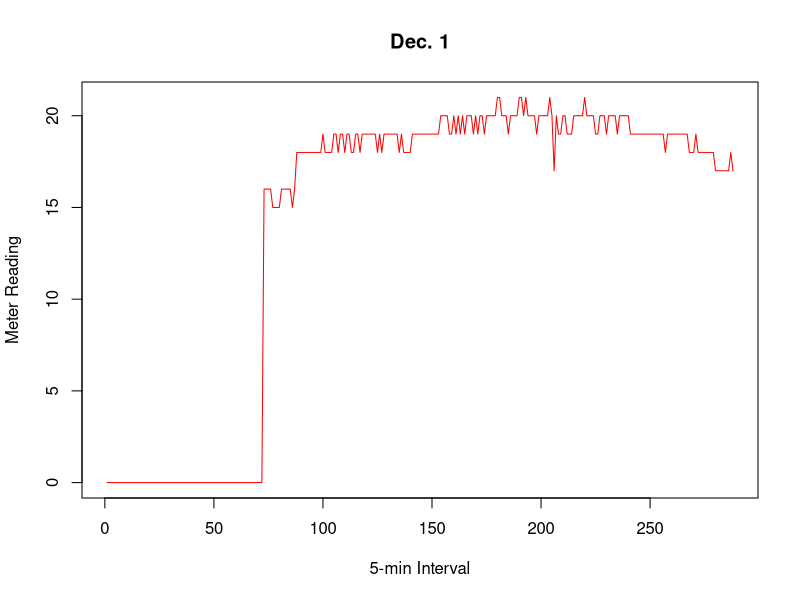
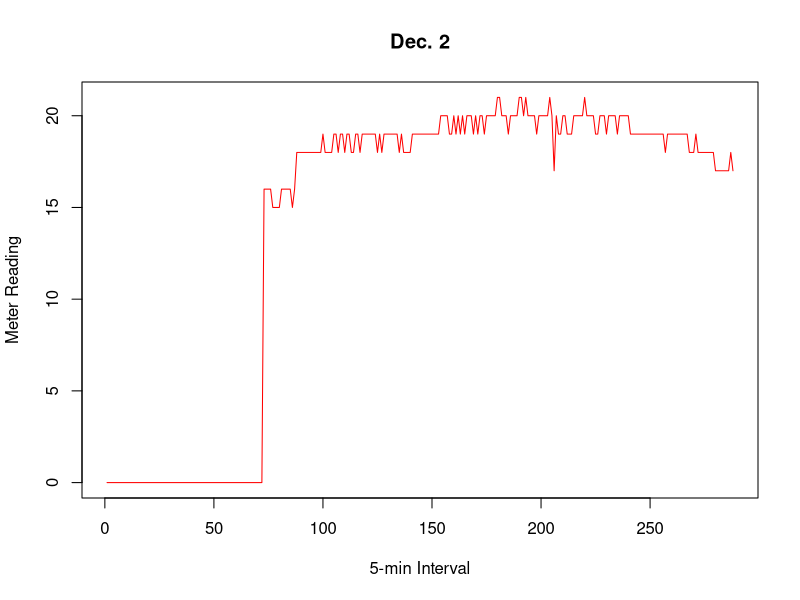
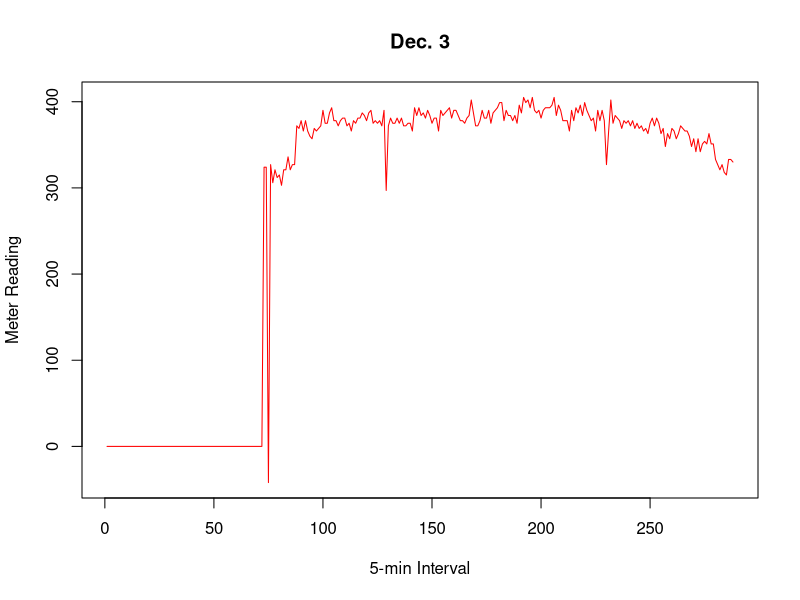
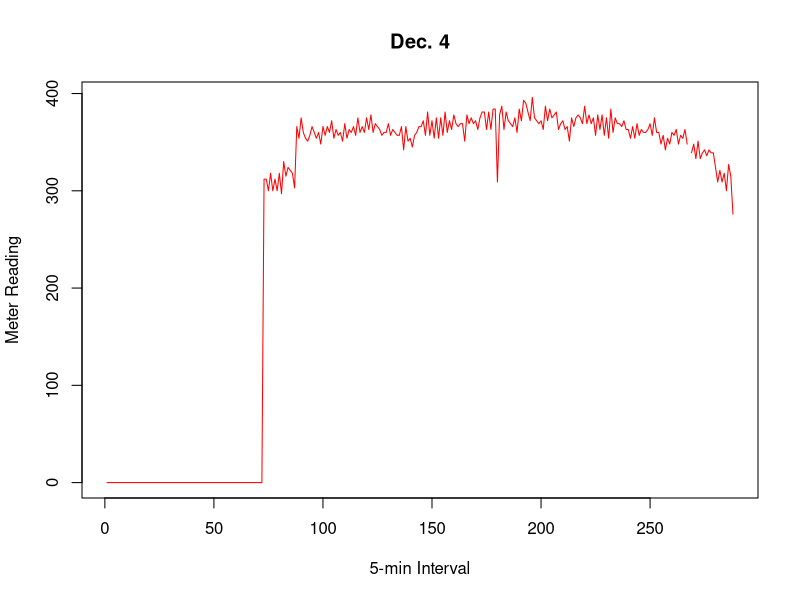
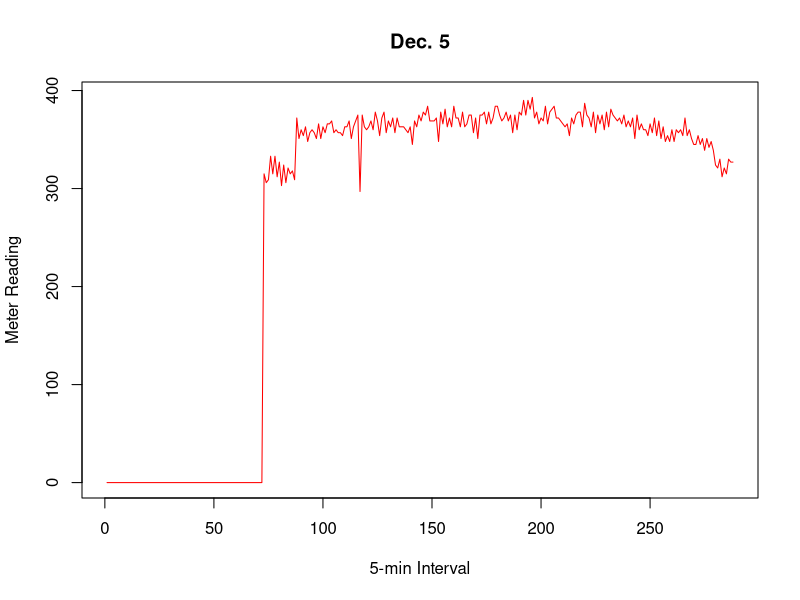
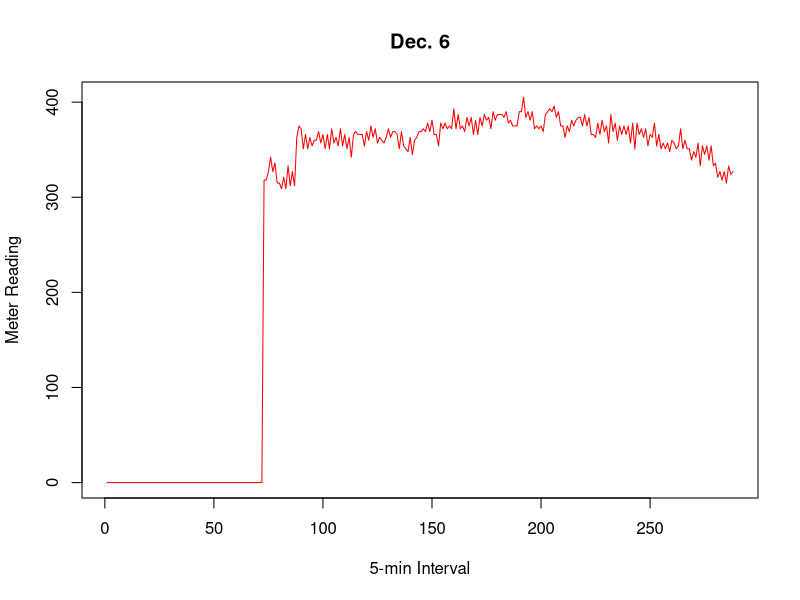
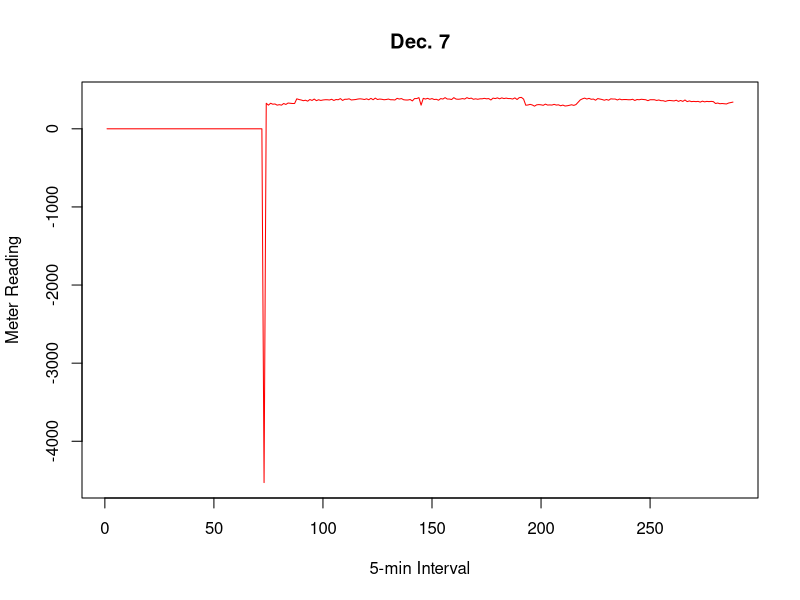
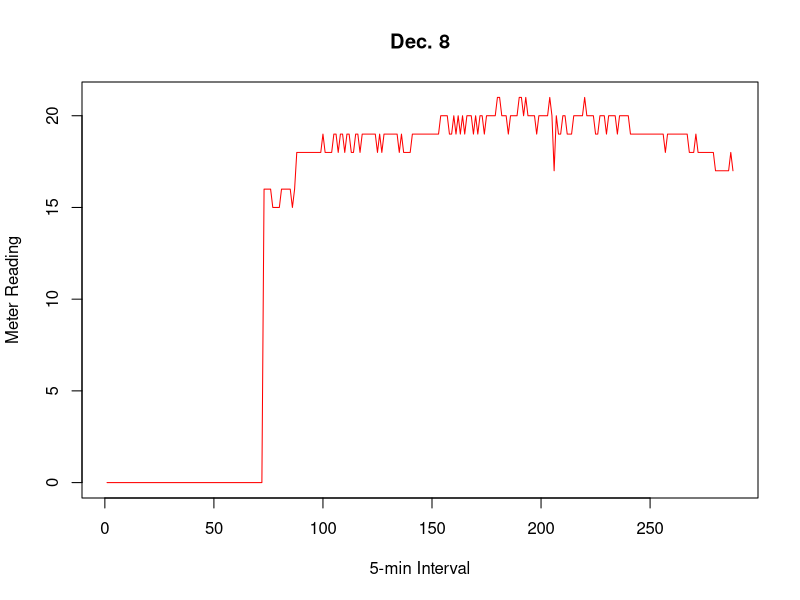

These figures' R source, in order: (Note: this script raises an error after producing the figures.)
## ---- chunk 1
raw_data <- read.csv("Data2.csv")
indx <- dim(raw_data)[1]
names(raw_data) <- c("Date.Interval", "Reading")
date_data <- sapply(as.character(raw_data$Date.Interval), strsplit, split = " ")
dec_data <- data.frame(Date = vector("numeric", indx), Interval = vector("numeric", indx), Reading = vector("numeric", indx))
dec_data$Reading <- raw_data$Reading
for (i in 1:indx) {
       dec_data$Date[i] = date_data[[i]][1]
       dec_data$Interval[i] = date_data[[i]][2]
}
## ---- chunk 2
missing_reading <- dec_data[is.na(dec_data$Reading), ]
missing_reading
## ---- chunk 3
missing_count <- sum(!complete.cases(dec_data))
missing_count
## ---- chunk 4
error_reading <- dec_data[(dec_data$Reading < 0)&(!is.na(dec_data$Reading)), ]
error_reading
## ---- chunk 5
error_count <- sum(dec_data$Reading < 0, na.rm = TRUE)
error_count
## ---- chunk 6
ave_data <- data.frame(day = vector("numeric", 31), ave.reading = vector("numeric", 31))
for (i in 1:31) {
png(paste0(i, "dec.png"))
date_index <- paste0("12/", paste0(i, "/07"))  
lab_dec_data <- dec_data[dec_data$Date == date_index, ]
ave_data$day[i] <- date_index
ave_data$ave.reading[i] <- mean(lab_dec_data$Reading[(lab_dec_data$Reading > 0) & !is.na(lab_dec_data$Reading)])     
plot(1:length(lab_dec_data$Interval), lab_dec_data$Reading, type = "l", col = "red", xlab = "5-min Interval", ylab = "Meter Reading", main = paste("Dec.", i, sep = " "))
dev.off()
}
## ---- chunk 7
ave_data$day <- strptime(ave_data$day, "%m/%d/%y")
## ---- chunk 8
ave_data
## ---- chunk 9
library(ggplot2)
qplot(day, ave.reading, data = ave_data, geom = "point", col = "red", xlab = "Day", ylab = "Average Reading (kWh)", main = "EnerNOC Meter Reading of Dec. 2007")
## ---- chunk 10
week_ave_data <- ave_data
week_ave_data$day <- weekdays(week_ave_data$day, abbreviate = T)
## ---- chunk 11
week_ave_data
## ---- chunk 12
qplot(day, ave.reading, data = week_ave_data, geom = "point", col = "red", xlab = "Week", ylab = "Average Reading (kWh)", main = "EnerNOC Meter Reading of Dec. 2007")
